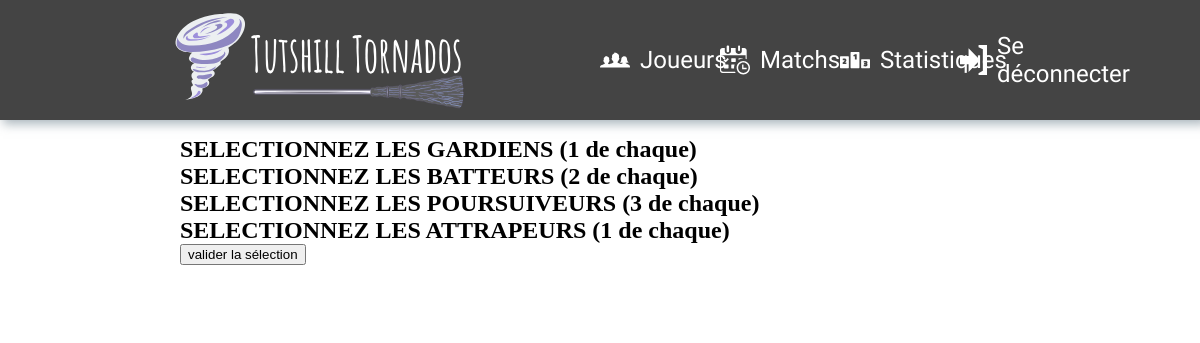
/html-php/selections/selection_match.php?idmatch=14, run on an earlier commit of the app's database.
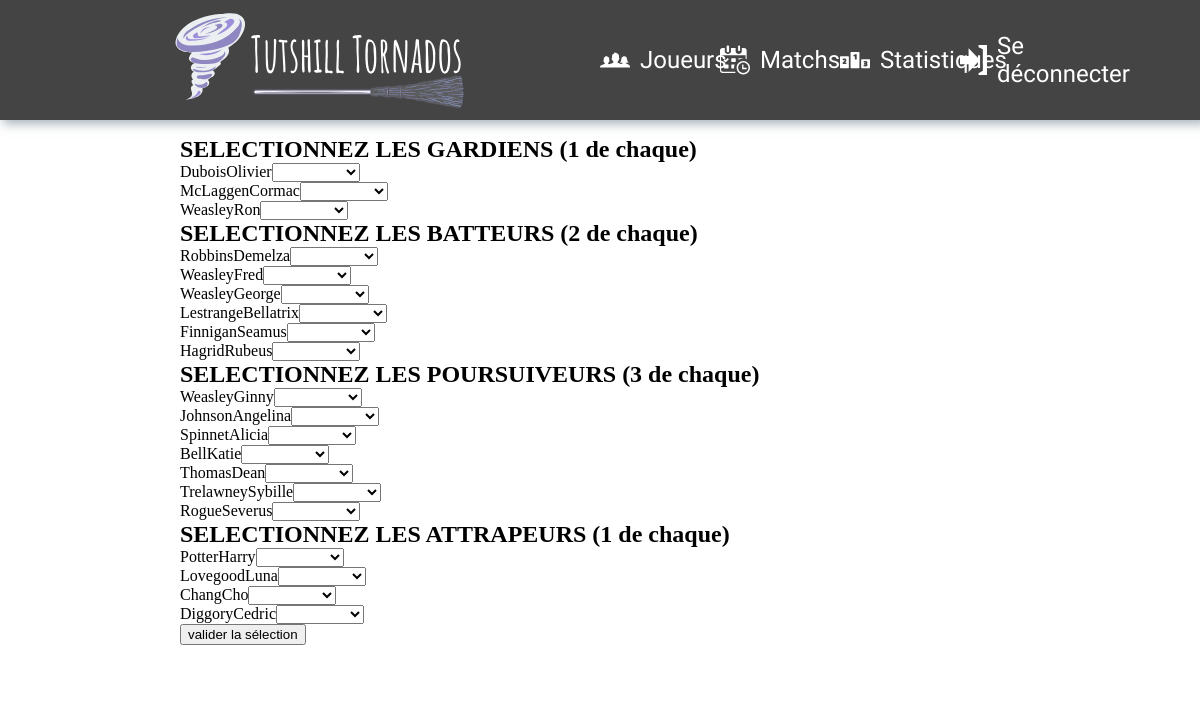
And on a later commit of the database.
### tables this page shows
CREATE TABLE IF NOT EXISTS `joueur` (
  `Id_joueur` int(11) NOT NULL AUTO_INCREMENT,
  `nom` varchar(50) DEFAULT NULL,
  `prenom` varchar(50) DEFAULT NULL,
  `numero_licence` int(8) DEFAULT NULL,
  `date_naissance` date DEFAULT NULL,
  `chemin_photo` varchar(50) DEFAULT '../../photos/default_pic.png',
  `taille` smallint(1) DEFAULT NULL,
  `poids` float(4,1) DEFAULT NULL,
  `poste_prefere` varchar(50) DEFAULT NULL,
  `statut` varchar(50) DEFAULT NULL,
  `commentaires` text,
  PRIMARY KEY (`Id_joueur`)
);

### html-php/selections/fonctions_selection.php (the view, shortened to what this page needs)
<?php
function selection_batteur($batteurs){
    foreach($batteurs as $b){
        echo $b['nom'].$b['prenom'].'';
        echo '<select name="batteurs[]" id="">';
        echo '<option></option>';
        echo '<option value="'.$b['Id_joueur'].'|1">titulaire</option>';
        echo '</select></br>';
    }
}
function selection_attrapeur($attrapeurs){
    foreach($attrapeurs as $a){
        echo $a['nom'].$a['prenom'].'';
        echo '<select name="attrapeurs[]" id="">';
        echo '<option></option>';
        echo '<option value="'.$a['Id_joueur'].'|1">titulaire</option>';
        echo '</select></br>';
    }
}
function selection_gardien($gardiens){
    foreach($gardiens as $g){
        echo $g['nom'].$g['prenom'].'';
        echo '<select name="gardiens[]" id="">';
        echo '<option></option>';
        echo '<option value="'.$g['Id_joueur'].'|1">titulaire</option>';
        echo '</select></br>';
    }
}
function selection_poursuiveur($poursuiveurs){
    foreach($poursuiveurs as $p){
        echo $p['nom'].$p['prenom'].'';
        echo '<select name="poursuiveurs[]" id="">';
        echo '<option></option>';
        echo '<option value="'.$p['Id_joueur'].'|1">titulaire</option>';
        echo '</select></br>';
    }
}
?>

What changed in the data, as far as the page shows it:
added joueur: nom "Dubois", prenom "Olivier", shown under "SELECTIONNEZ LES GARDIENS (1 de chaque)"
added joueur: nom "McLaggen", prenom "Cormac", shown under "SELECTIONNEZ LES GARDIENS (1 de chaque)"
added joueur: nom "Weasley", prenom "Ron", shown under "SELECTIONNEZ LES GARDIENS (1 de chaque)"
added joueur: nom "Robbins", prenom "Demelza", shown under "SELECTIONNEZ LES BATTEURS (2 de chaque)"
added joueur: nom "Weasley", prenom "Fred", shown under "SELECTIONNEZ LES BATTEURS (2 de chaque)"
added joueur: nom "Weasley", prenom "George", shown under "SELECTIONNEZ LES BATTEURS (2 de chaque)"
added joueur: nom "Lestrange", prenom "Bellatrix", shown under "SELECTIONNEZ LES BATTEURS (2 de chaque)"
added joueur: nom "Finnigan", prenom "Seamus", shown under "SELECTIONNEZ LES BATTEURS (2 de chaque)"
added joueur: nom "Hagrid", prenom "Rubeus", shown under "SELECTIONNEZ LES BATTEURS (2 de chaque)"
added joueur: nom "Weasley", prenom "Ginny", shown under "SELECTIONNEZ LES POURSUIVEURS (3 de chaque)"
added joueur: nom "Johnson", prenom "Angelina", shown under "SELECTIONNEZ LES POURSUIVEURS (3 de chaque)"
added joueur: nom "Spinnet", prenom "Alicia", shown under "SELECTIONNEZ LES POURSUIVEURS (3 de chaque)"
added joueur: nom "Bell", prenom "Katie", shown under "SELECTIONNEZ LES POURSUIVEURS (3 de chaque)"
added joueur: nom "Thomas", prenom "Dean", shown under "SELECTIONNEZ LES POURSUIVEURS (3 de chaque)"
added joueur: nom "Trelawney", prenom "Sybille", shown under "SELECTIONNEZ LES POURSUIVEURS (3 de chaque)"
added joueur: nom "Rogue", prenom "Severus", shown under "SELECTIONNEZ LES POURSUIVEURS (3 de chaque)"
added joueur: nom "Potter", prenom "Harry", shown under "SELECTIONNEZ LES ATTRAPEURS (1 de chaque)"
added joueur: nom "Lovegood", prenom "Luna", shown under "SELECTIONNEZ LES ATTRAPEURS (1 de chaque)"
added joueur: nom "Chang", prenom "Cho", shown under "SELECTIONNEZ LES ATTRAPEURS (1 de chaque)"
added joueur: nom "Diggory", prenom "Cedric", shown under "SELECTIONNEZ LES ATTRAPEURS (1 de chaque)"
